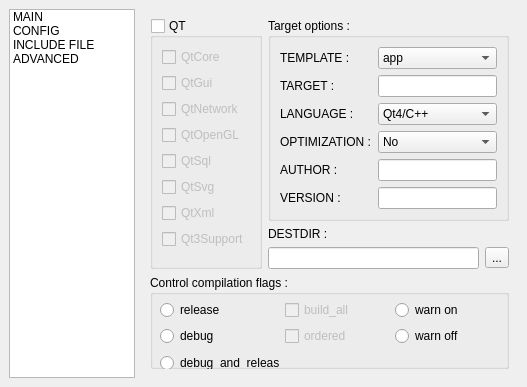
<ui version="4.0" >
 <class>ProjectSettings</class>
 <widget class="QDialog" name="ProjectSettings" >
  <property name="geometry" >
   <rect>
    <x>0</x>
    <y>0</y>
    <width>527</width>
    <height>387</height>
   </rect>
  </property>
  <property name="windowTitle" >
   <string>Dialog</string>
  </property>
  <layout class="QHBoxLayout" >
   <property name="margin" >
    <number>9</number>
   </property>
   <property name="spacing" >
    <number>6</number>
   </property>
   <item>
    <widget class="QListWidget" name="lwPageList" >
     <property name="sizePolicy" >
      <sizepolicy>
       <hsizetype>7</hsizetype>
       <vsizetype>7</vsizetype>
       <horstretch>1</horstretch>
       <verstretch>0</verstretch>
      </sizepolicy>
     </property>
     <item>
      <property name="text" >
       <string>MAIN</string>
      </property>
     </item>
     <item>
      <property name="text" >
       <string>CONFIG</string>
      </property>
     </item>
     <item>
      <property name="text" >
       <string>INCLUDE FILE</string>
      </property>
     </item>
     <item>
      <property name="text" >
       <string>ADVANCED</string>
      </property>
     </item>
    </widget>
   </item>
   <item>
    <widget class="QStackedWidget" name="stackedWidget" >
     <property name="sizePolicy" >
      <sizepolicy>
       <hsizetype>5</hsizetype>
       <vsizetype>5</vsizetype>
       <horstretch>3</horstretch>
       <verstretch>0</verstretch>
      </sizepolicy>
     </property>
     <property name="currentIndex" >
      <number>0</number>
     </property>
     <widget class="QWidget" name="pageMain" >
      <layout class="QVBoxLayout" >
       <property name="margin" >
        <number>9</number>
       </property>
       <property name="spacing" >
        <number>6</number>
       </property>
       <item>
        <layout class="QHBoxLayout" >
         <property name="margin" >
          <number>0</number>
         </property>
         <property name="spacing" >
          <number>6</number>
         </property>
         <item>
          <widget class="QGroupBox" name="gb_Qt" >
           <property name="title" >
            <string>QT</string>
           </property>
           <property name="flat" >
            <bool>false</bool>
           </property>
           <property name="checkable" >
            <bool>true</bool>
           </property>
           <property name="checked" >
            <bool>false</bool>
           </property>
           <layout class="QVBoxLayout" >
            <property name="margin" >
             <number>9</number>
            </property>
            <property name="spacing" >
             <number>6</number>
            </property>
            <item>
             <widget class="QCheckBox" name="ch_qt_core" >
              <property name="text" >
               <string>QtCore</string>
              </property>
             </widget>
            </item>
            <item>
             <widget class="QCheckBox" name="ch_qt_gui" >
              <property name="text" >
               <string>QtGui</string>
              </property>
             </widget>
            </item>
            <item>
             <widget class="QCheckBox" name="ch_qt_network" >
              <property name="text" >
               <string>QtNetwork</string>
              </property>
             </widget>
            </item>
            <item>
             <widget class="QCheckBox" name="ch_qt_opengl" >
              <property name="text" >
               <string>QtOpenGL</string>
              </property>
             </widget>
            </item>
            <item>
             <widget class="QCheckBox" name="ch_qt_sql" >
              <property name="text" >
               <string>QtSql</string>
              </property>
             </widget>
            </item>
            <item>
             <widget class="QCheckBox" name="ch_qt_svg" >
              <property name="text" >
               <string>QtSvg</string>
              </property>
             </widget>
            </item>
            <item>
             <widget class="QCheckBox" name="ch_qt_xml" >
              <property name="text" >
               <string>QtXml</string>
              </property>
             </widget>
            </item>
            <item>
             <widget class="QCheckBox" name="ch_qt_qt3support" >
              <property name="text" >
               <string>Qt3Support</string>
              </property>
             </widget>
            </item>
           </layout>
          </widget>
         </item>
         <item>
          <layout class="QVBoxLayout" >
           <property name="margin" >
            <number>0</number>
           </property>
           <property name="spacing" >
            <number>6</number>
           </property>
           <item>
            <widget class="QGroupBox" name="gb_Target" >
             <property name="title" >
              <string>Target options :</string>
             </property>
             <layout class="QHBoxLayout" >
              <property name="margin" >
               <number>9</number>
              </property>
              <property name="spacing" >
               <number>6</number>
              </property>
              <item>
               <layout class="QVBoxLayout" >
                <property name="margin" >
                 <number>0</number>
                </property>
                <property name="spacing" >
                 <number>6</number>
                </property>
                <item>
                 <widget class="QLabel" name="labTemplate" >
                  <property name="text" >
                   <string>TEMPLATE :</string>
                  </property>
                  <property name="buddy" >
                   <cstring>cbTemplate</cstring>
                  </property>
                 </widget>
                </item>
                <item>
                 <widget class="QLabel" name="labTarget" >
                  <property name="text" >
                   <string>TARGET :</string>
                  </property>
                 </widget>
                </item>
                <item>
                 <widget class="QLabel" name="labLanguage" >
                  <property name="text" >
                   <string>LANGUAGE :</string>
                  </property>
                 </widget>
                </item>
                <item>
                 <widget class="QLabel" name="labOptim" >
                  <property name="text" >
                   <string>OPTIMIZATION :</string>
                  </property>
                 </widget>
                </item>
                <item>
                 <widget class="QLabel" name="labAuthor" >
                  <property name="text" >
                   <string>AUTHOR :</string>
                  </property>
                 </widget>
                </item>
                <item>
                 <widget class="QLabel" name="labVersion" >
                  <property name="text" >
                   <string>VERSION :</string>
                  </property>
                 </widget>
                </item>
               </layout>
              </item>
              <item>
               <layout class="QVBoxLayout" >
                <property name="margin" >
                 <number>0</number>
                </property>
                <property name="spacing" >
                 <number>6</number>
                </property>
                <item>
                 <widget class="QComboBox" name="cbTemplate" >
                  <item>
                   <property name="text" >
                    <string>app</string>
                   </property>
                  </item>
                  <item>
                   <property name="text" >
                    <string>lib</string>
                   </property>
                  </item>
                  <item>
                   <property name="text" >
                    <string>subdirs</string>
                   </property>
                  </item>
                 </widget>
                </item>
                <item>
                 <widget class="QLineEdit" name="le_target" />
                </item>
                <item>
                 <widget class="QComboBox" name="cbLanguage" >
                  <item>
                   <property name="text" >
                    <string>Qt4/C++</string>
                   </property>
                  </item>
                  <item>
                   <property name="text" >
                    <string>Qt3/C++</string>
                   </property>
                  </item>
                  <item>
                   <property name="text" >
                    <string>C++</string>
                   </property>
                  </item>
                 </widget>
                </item>
                <item>
                 <widget class="QComboBox" name="cbOptim" >
                  <item>
                   <property name="text" >
                    <string>No</string>
                   </property>
                  </item>
                  <item>
                   <property name="text" >
                    <string>O2</string>
                   </property>
                  </item>
                  <item>
                   <property name="text" >
                    <string>O3</string>
                   </property>
                  </item>
                 </widget>
                </item>
                <item>
                 <widget class="QLineEdit" name="le_author" />
                </item>
                <item>
                 <widget class="QLineEdit" name="le_version" />
                </item>
               </layout>
              </item>
             </layout>
            </widget>
           </item>
           <item>
            <widget class="QLabel" name="labDestDir" >
             <property name="text" >
              <string>DESTDIR :</string>
             </property>
            </widget>
           </item>
           <item>
            <layout class="QHBoxLayout" >
             <property name="margin" >
              <number>0</number>
             </property>
             <property name="spacing" >
              <number>6</number>
             </property>
             <item>
              <widget class="QLineEdit" name="le_destdir" />
             </item>
             <item>
              <widget class="QToolButton" name="tbDestDir" >
               <property name="text" >
                <string>...</string>
               </property>
              </widget>
             </item>
            </layout>
           </item>
          </layout>
         </item>
        </layout>
       </item>
       <item>
        <widget class="QGroupBox" name="groupBox" >
         <property name="title" >
          <string>Control compilation flags :</string>
         </property>
         <widget class="QRadioButton" name="rb_release" >
          <property name="geometry" >
           <rect>
            <x>10</x>
            <y>26</y>
            <width>119</width>
            <height>18</height>
           </rect>
          </property>
          <property name="text" >
           <string>release</string>
          </property>
         </widget>
         <widget class="QRadioButton" name="rb_debug_and_release" >
          <property name="geometry" >
           <rect>
            <x>10</x>
            <y>79</y>
            <width>119</width>
            <height>18</height>
           </rect>
          </property>
          <property name="text" >
           <string>debug_and_release</string>
          </property>
         </widget>
         <widget class="QRadioButton" name="rb_debug" >
          <property name="geometry" >
           <rect>
            <x>10</x>
            <y>52</y>
            <width>119</width>
            <height>18</height>
           </rect>
          </property>
          <property name="text" >
           <string>debug</string>
          </property>
         </widget>
         <widget class="QCheckBox" name="ch_ordered" >
          <property name="enabled" >
           <bool>false</bool>
          </property>
          <property name="geometry" >
           <rect>
            <x>135</x>
            <y>52</y>
            <width>104</width>
            <height>18</height>
           </rect>
          </property>
          <property name="text" >
           <string>ordered</string>
          </property>
         </widget>
         <widget class="QCheckBox" name="ch_build_all" >
          <property name="enabled" >
           <bool>false</bool>
          </property>
          <property name="geometry" >
           <rect>
            <x>135</x>
            <y>26</y>
            <width>104</width>
            <height>18</height>
           </rect>
          </property>
          <property name="text" >
           <string>build_all</string>
          </property>
         </widget>
         <widget class="QRadioButton" name="rb_warn_off" >
          <property name="geometry" >
           <rect>
            <x>245</x>
            <y>52</y>
            <width>104</width>
            <height>18</height>
           </rect>
          </property>
          <property name="text" >
           <string>warn off</string>
          </property>
          <property name="autoExclusive" >
           <bool>false</bool>
          </property>
         </widget>
         <widget class="QRadioButton" name="rb_warn_on" >
          <property name="geometry" >
           <rect>
            <x>245</x>
            <y>26</y>
            <width>104</width>
            <height>18</height>
           </rect>
          </property>
          <property name="text" >
           <string>warn on</string>
          </property>
          <property name="autoExclusive" >
           <bool>false</bool>
          </property>
         </widget>
        </widget>
       </item>
      </layout>
     </widget>
     <widget class="QWidget" name="pageConfig" >
      <layout class="QVBoxLayout" >
       <property name="margin" >
        <number>9</number>
       </property>
       <property name="spacing" >
        <number>6</number>
       </property>
       <item>
        <widget class="QGroupBox" name="gbExtraLib" >
         <property name="title" >
          <string>Extra libraries</string>
         </property>
         <layout class="QGridLayout" >
          <property name="margin" >
           <number>9</number>
          </property>
          <property name="spacing" >
           <number>6</number>
          </property>
          <item row="0" column="1" >
           <widget class="QCheckBox" name="ch_test" >
            <property name="text" >
             <string>QtTest</string>
            </property>
           </widget>
          </item>
          <item row="1" column="1" >
           <widget class="QCheckBox" name="ch_uitools" >
            <property name="text" >
             <string>QtUiTools</string>
            </property>
           </widget>
          </item>
          <item row="1" column="2" >
           <widget class="QCheckBox" name="ch_axserver" >
            <property name="text" >
             <string>QAxServer</string>
            </property>
           </widget>
          </item>
          <item row="0" column="2" >
           <widget class="QCheckBox" name="ch_axcontainer" >
            <property name="text" >
             <string>QAxContainer</string>
            </property>
           </widget>
          </item>
          <item row="1" column="0" >
           <widget class="QCheckBox" name="ch_designer" >
            <property name="text" >
             <string>QtDesigner</string>
            </property>
           </widget>
          </item>
          <item row="0" column="0" >
           <widget class="QCheckBox" name="ch_assistant" >
            <property name="text" >
             <string>QtAssistant</string>
            </property>
           </widget>
          </item>
         </layout>
        </widget>
       </item>
       <item>
        <widget class="QGroupBox" name="gbCompilerFlags" >
         <property name="title" >
          <string>Compiler flags :</string>
         </property>
         <layout class="QHBoxLayout" >
          <property name="margin" >
           <number>9</number>
          </property>
          <property name="spacing" >
           <number>6</number>
          </property>
          <item>
           <widget class="QCheckBox" name="ch_rtti" >
            <property name="text" >
             <string>rtti</string>
            </property>
           </widget>
          </item>
          <item>
           <widget class="QCheckBox" name="ch_stl" >
            <property name="text" >
             <string>stl</string>
            </property>
           </widget>
          </item>
          <item>
           <widget class="QCheckBox" name="ch_exceptions" >
            <property name="text" >
             <string>exceptions</string>
            </property>
           </widget>
          </item>
          <item>
           <spacer>
            <property name="orientation" >
             <enum>Qt::Horizontal</enum>
            </property>
            <property name="sizeHint" >
             <size>
              <width>40</width>
              <height>20</height>
             </size>
            </property>
           </spacer>
          </item>
         </layout>
        </widget>
       </item>
       <item>
        <widget class="QGroupBox" name="gbAppLibType" >
         <property name="title" >
          <string>Application/library type :</string>
         </property>
         <layout class="QGridLayout" >
          <property name="margin" >
           <number>9</number>
          </property>
          <property name="spacing" >
           <number>6</number>
          </property>
          <item row="0" column="2" >
           <widget class="QCheckBox" name="ch_thread" >
            <property name="text" >
             <string>thread</string>
            </property>
           </widget>
          </item>
          <item row="1" column="2" colspan="2" >
           <widget class="QCheckBox" name="ch_no_lflags_merge" >
            <property name="text" >
             <string>no_lflags_merge</string>
            </property>
           </widget>
          </item>
          <item row="2" column="2" >
           <widget class="QCheckBox" name="ch_console" >
            <property name="text" >
             <string>console</string>
            </property>
           </widget>
          </item>
          <item row="3" column="2" >
           <widget class="QCheckBox" name="ch_plugin" >
            <property name="enabled" >
             <bool>false</bool>
            </property>
            <property name="text" >
             <string>plugin</string>
            </property>
           </widget>
          </item>
          <item row="3" column="3" >
           <widget class="QCheckBox" name="ch_dll" >
            <property name="enabled" >
             <bool>false</bool>
            </property>
            <property name="text" >
             <string>dll</string>
            </property>
           </widget>
          </item>
          <item row="0" column="0" >
           <widget class="QCheckBox" name="ch_x11" >
            <property name="text" >
             <string>x11</string>
            </property>
           </widget>
          </item>
          <item row="0" column="1" >
           <widget class="QCheckBox" name="ch_opengl" >
            <property name="text" >
             <string>opengl</string>
            </property>
           </widget>
          </item>
          <item row="3" column="1" >
           <widget class="QCheckBox" name="ch_staticlib" >
            <property name="enabled" >
             <bool>false</bool>
            </property>
            <property name="text" >
             <string>staticlib</string>
            </property>
           </widget>
          </item>
          <item row="3" column="0" >
           <widget class="QLabel" name="labLib" >
            <property name="palette" >
             <palette>
              <active>
               <colorrole role="WindowText" >
                <brush brushstyle="SolidPattern" >
                 <color alpha="255" >
                  <red>0</red>
                  <green>0</green>
                  <blue>127</blue>
                 </color>
                </brush>
               </colorrole>
              </active>
              <inactive>
               <colorrole role="WindowText" >
                <brush brushstyle="SolidPattern" >
                 <color alpha="255" >
                  <red>0</red>
                  <green>0</green>
                  <blue>127</blue>
                 </color>
                </brush>
               </colorrole>
              </inactive>
              <disabled>
               <colorrole role="WindowText" >
                <brush brushstyle="SolidPattern" >
                 <color alpha="255" >
                  <red>118</red>
                  <green>116</green>
                  <blue>108</blue>
                 </color>
                </brush>
               </colorrole>
              </disabled>
             </palette>
            </property>
            <property name="styleSheet" >
             <string/>
            </property>
            <property name="text" >
             <string>Lib only :</string>
            </property>
           </widget>
          </item>
          <item row="2" column="0" >
           <widget class="QLabel" name="labWin32" >
            <property name="palette" >
             <palette>
              <active>
               <colorrole role="WindowText" >
                <brush brushstyle="SolidPattern" >
                 <color alpha="255" >
                  <red>0</red>
                  <green>0</green>
                  <blue>127</blue>
                 </color>
                </brush>
               </colorrole>
              </active>
              <inactive>
               <colorrole role="WindowText" >
                <brush brushstyle="SolidPattern" >
                 <color alpha="255" >
                  <red>0</red>
                  <green>0</green>
                  <blue>127</blue>
                 </color>
                </brush>
               </colorrole>
              </inactive>
              <disabled>
               <colorrole role="WindowText" >
                <brush brushstyle="SolidPattern" >
                 <color alpha="255" >
                  <red>118</red>
                  <green>116</green>
                  <blue>108</blue>
                 </color>
                </brush>
               </colorrole>
              </disabled>
             </palette>
            </property>
            <property name="text" >
             <string>Win32 app only :</string>
            </property>
           </widget>
          </item>
          <item row="2" column="1" >
           <widget class="QCheckBox" name="ch_windows" >
            <property name="text" >
             <string>windows</string>
            </property>
           </widget>
          </item>
          <item row="1" column="0" >
           <widget class="QCheckBox" name="ch_resources" >
            <property name="text" >
             <string>resources</string>
            </property>
           </widget>
          </item>
          <item row="1" column="1" >
           <widget class="QCheckBox" name="ch_uic3" >
            <property name="text" >
             <string>uic3</string>
            </property>
           </widget>
          </item>
         </layout>
        </widget>
       </item>
       <item>
        <layout class="QHBoxLayout" >
         <property name="margin" >
          <number>0</number>
         </property>
         <property name="spacing" >
          <number>6</number>
         </property>
         <item>
          <widget class="QLabel" name="labConfVar" >
           <property name="text" >
            <string>&lt;html>&lt;head>&lt;meta name="qrichtext" content="1" />&lt;style type="text/css">
p, li { white-space: pre-wrap; }
&lt;/style>&lt;/head>&lt;body style=" font-family:'MS Shell Dlg 2'; font-size:8.25pt; font-weight:400; font-style:normal; text-decoration:none;">
&lt;p style=" margin-top:0px; margin-bottom:0px; margin-left:0px; margin-right:0px; -qt-block-indent:0; text-indent:0px; font-size:8pt;">&lt;span style=" font-family:'Courier New,courier';">CONFIG&lt;/span> variable :&lt;/p>&lt;/body>&lt;/html></string>
           </property>
          </widget>
         </item>
         <item>
          <widget class="QLineEdit" name="leConfVar" />
         </item>
        </layout>
       </item>
       <item>
        <spacer>
         <property name="orientation" >
          <enum>Qt::Vertical</enum>
         </property>
         <property name="sizeHint" >
          <size>
           <width>20</width>
           <height>40</height>
          </size>
         </property>
        </spacer>
       </item>
      </layout>
     </widget>
     <widget class="QWidget" name="pageInclude" >
      <layout class="QVBoxLayout" >
       <property name="margin" >
        <number>9</number>
       </property>
       <property name="spacing" >
        <number>6</number>
       </property>
       <item>
        <widget class="QTreeWidget" name="expWindow" />
       </item>
       <item>
        <layout class="QHBoxLayout" >
         <property name="margin" >
          <number>0</number>
         </property>
         <property name="spacing" >
          <number>6</number>
         </property>
         <item>
          <widget class="QListWidget" name="lwContents" />
         </item>
         <item>
          <widget class="QGroupBox" name="gbButtons" >
           <property name="title" >
            <string/>
           </property>
           <layout class="QVBoxLayout" >
            <property name="margin" >
             <number>9</number>
            </property>
            <property name="spacing" >
             <number>6</number>
            </property>
            <item>
             <widget class="QComboBox" name="cbIncludeFile" >
              <item>
               <property name="text" >
                <string>LIBS</string>
               </property>
              </item>
              <item>
               <property name="text" >
                <string>INCLUDEPATH</string>
               </property>
              </item>
              <item>
               <property name="text" >
                <string>TRANSLATIONS</string>
               </property>
              </item>
              <item>
               <property name="text" >
                <string>RESOURCES</string>
               </property>
              </item>
              <item>
               <property name="text" >
                <string>DEPENDPATH</string>
               </property>
              </item>
              <item>
               <property name="text" >
                <string>DEF_FILE</string>
               </property>
              </item>
              <item>
               <property name="text" >
                <string>RC_FILE</string>
               </property>
              </item>
              <item>
               <property name="text" >
                <string>SUBDIRS</string>
               </property>
              </item>
             </widget>
            </item>
            <item>
             <widget class="QPushButton" name="pbAdd" >
              <property name="text" >
               <string>Add</string>
              </property>
             </widget>
            </item>
            <item>
             <widget class="QPushButton" name="pbEdit" >
              <property name="text" >
               <string>Edit</string>
              </property>
             </widget>
            </item>
            <item>
             <widget class="QPushButton" name="pbDelete" >
              <property name="text" >
               <string>Delete</string>
              </property>
             </widget>
            </item>
            <item>
             <widget class="QPushButton" name="pbClear" >
              <property name="text" >
               <string>Clear</string>
              </property>
             </widget>
            </item>
            <item>
             <spacer>
              <property name="orientation" >
               <enum>Qt::Vertical</enum>
              </property>
              <property name="sizeHint" >
               <size>
                <width>20</width>
                <height>40</height>
               </size>
              </property>
             </spacer>
            </item>
           </layout>
          </widget>
         </item>
        </layout>
       </item>
      </layout>
     </widget>
     <widget class="QWidget" name="pageAdvanced" />
    </widget>
   </item>
  </layout>
 </widget>
 <resources/>
 <connections>
  <connection>
   <sender>lwPageList</sender>
   <signal>currentRowChanged(int)</signal>
   <receiver>stackedWidget</receiver>
   <slot>setCurrentIndex(int)</slot>
   <hints>
    <hint type="sourcelabel" >
     <x>100</x>
     <y>39</y>
    </hint>
    <hint type="destinationlabel" >
     <x>488</x>
     <y>39</y>
    </hint>
   </hints>
  </connection>
 </connections>
</ui>
